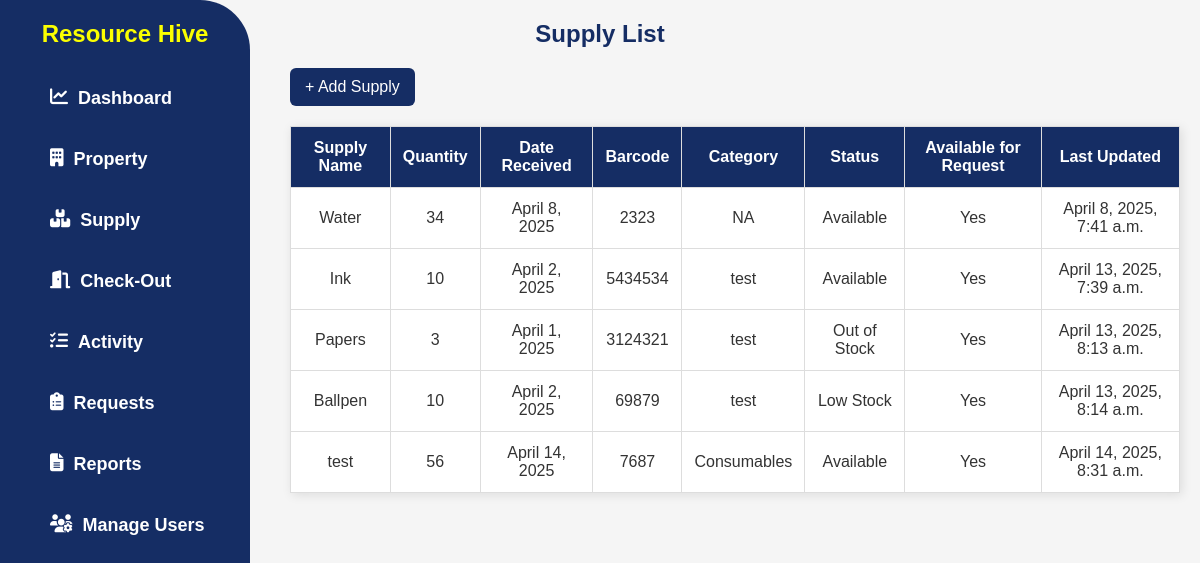
Screenshot of /supplies/ with the database file from the repository.
### app/models.py (models this page shows, shortened)
class Supply(models.Model):
    STATUS_CHOICES = [
        ('low_stock', 'Low Stock'),
        ('out_of_stock', 'Out of Stock'),
        ('available', 'Available'),
    ]
    supply_name = models.CharField(max_length=255)
    quantity = models.PositiveIntegerField(default=0)
    date_received = models.DateField()
    barcode = models.CharField(max_length=100, unique=True)
    category = models.CharField(max_length=100)
    status = models.CharField(max_length=20, choices=STATUS_CHOICES, default='available')
    available_for_request = models.BooleanField(default=True)
    last_updated = models.DateTimeField(auto_now=True)

### app/views.py (the view)
# urls.py: path('supplies/', SupplyListView.as_view(), name='supply_list'),
class SupplyListView(ListView):
    model = Supply
    template_name = 'app/supply.html'  # The template for listing supplies
    context_object_name = 'supplies'
    def get_context_data(self, **kwargs):
        context = super().get_context_data(**kwargs)
        context['form'] = SupplyForm()  # Add the SupplyForm to the context for the modal
        return context

### app/templates/app/supply.html (shortened to what this page needs)
{% load static %}
<!DOCTYPE html>
<html lang="en">
  <head>
    <link rel="stylesheet" href="{% static 'css/style.css' %}" />
    <link
      rel="stylesheet"
      href="https://cdnjs.cloudflare.com/ajax/libs/font-awesome/6.4.2/css/all.min.css"
    />
  </head>
  <body>
    {% include 'app/navbar.html' %} {% block content %}
    <h2>Supply List</h2>
    <div class="add-property-container">
      <button id="openModalBtn" class="add-btn">+ Add Supply</button>
    </div>
    <div class="content">
      <table border="1">
        <thead>
          <tr>
            <th>Supply Name</th>
            <th>Quantity</th>
            <th>Date Received</th>
            <th>Barcode</th>
            <th>Category</th>
            <th>Status</th>
            <th>Available for Request</th>
            <th>Last Updated</th>
          </tr>
        </thead>
        <tbody>
          {% for supply in supplies %}
          <tr>
            <td>{{ supply.supply_name }}</td>
            <td>{{ supply.quantity }}</td>
            <td>{{ supply.date_received }}</td>
            <td>{{ supply.barcode }}</td>
            <td>{{ supply.category }}</td>
            <td>{{ supply.get_status_display }}</td>
            <td>{{ supply.available_for_request|yesno:"Yes,No" }}</td>
            <td>{{ supply.last_updated }}</td>
          </tr>
          {% empty %}
          <tr>
            <td colspan="8">No supplies available.</td>
          </tr>
          {% endfor %}
        </tbody>
      </table>
    </div>
    {% endblock %}
  </body>
</html>

### static/css/style.css (style rules this page uses)
body { font-family: Arial, sans-serif; margin: 0; padding: 0; background-color: whitesmoke; }
.content { margin-left: 270px; padding: 20px; }
h2 { text-align: center; color: #152d64; font-size: 24px; margin-bottom: 20px; }
table { width: 100%; border-collapse: collapse; background: white; box-shadow: 2px 2px 10px rgba(0, 0, 0, 0.1); }
th, td { padding: 12px; text-align: center; border: 1px solid #ddd; }
th { background-color: #152d64; color: white; font-weight: bold; }
td { color: #333; }
.content { display: flex; flex-direction: column; gap: 30px; margin-top: 0; }
.add-btn { background-color: #152d64; color: white; padding: 10px 15px; border: none; border-radius: 6px; cursor: pointer; font-size: 16px; transition: background-color 0.3s ease; margin-left: 290px; }

### rows the page displays
Supply: supply_name "Water", quantity "34", date_received "April 8, 2025", barcode "2323", category "NA", status "Available", available_for_request "Yes", last_updated "April 8, 2025, 7:41 a.m."
Supply: supply_name "Ink", quantity "10", date_received "April 2, 2025", barcode "5434534", category "test", status "Available", available_for_request "Yes", last_updated "April 13, 2025, 7:39 a.m."
Supply: supply_name "Papers", quantity "3", date_received "April 1, 2025", barcode "3124321", category "test", status "Out of Stock", available_for_request "Yes", last_updated "April 13, 2025, 8:13 a.m."
Supply: supply_name "Ballpen", quantity "10", date_received "April 2, 2025", barcode "69879", category "test", status "Low Stock", available_for_request "Yes", last_updated "April 13, 2025, 8:14 a.m."
Supply: supply_name "test", quantity "56", date_received "April 14, 2025", barcode "7687", category "Consumables", status "Available", available_for_request "Yes", last_updated "April 14, 2025, 8:31 a.m."
